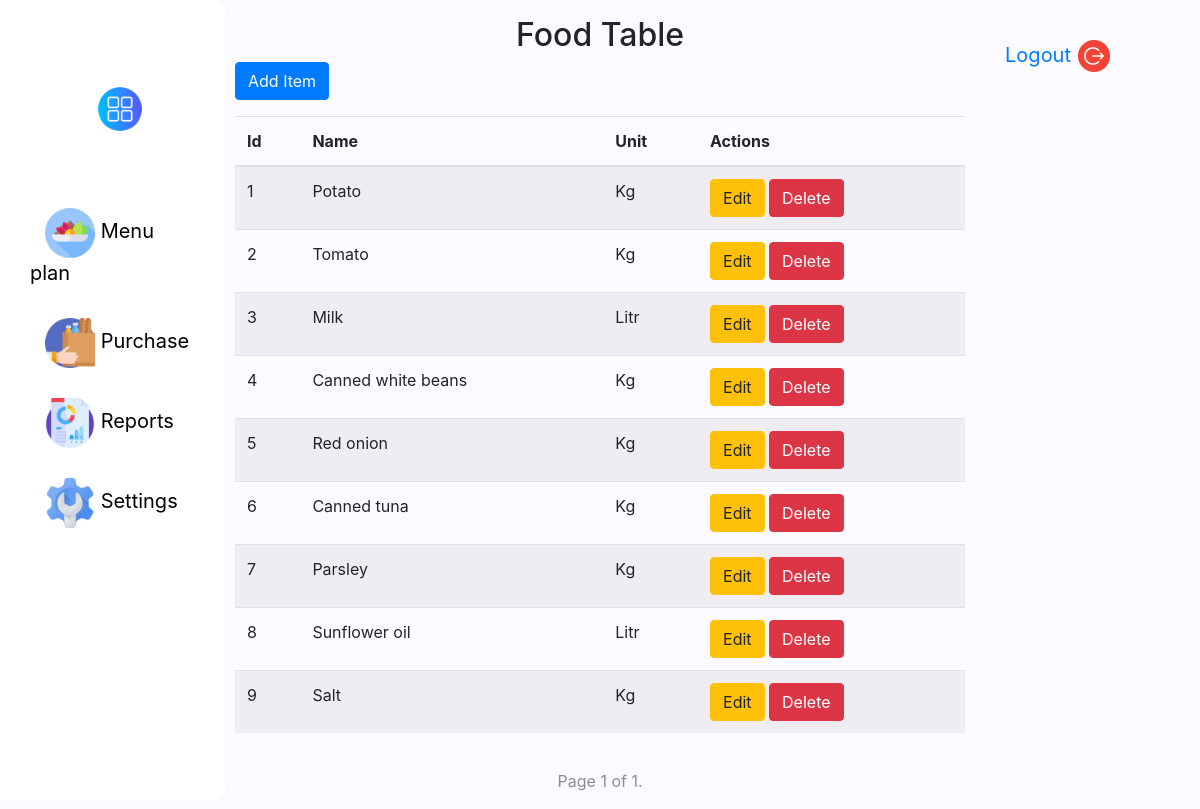
The page /pn/display_table/food/ on the database its author committed.
### pn/models.py (models this page shows, shortened)
class Unit(models.Model):
    name = models.CharField(max_length=255)
    def __str__(self):
        return self.name

class Food(models.Model):
    name = models.CharField(max_length=255)
    unit = models.ForeignKey(Unit, on_delete=models.CASCADE, default=1)

### pn/views.py (the view)
# urls.py: path('display_table/<str:model_name>/', views.display_table, name='display_table'),
def display_table(request, model_name):
    models = {
        'food': Food.objects.all(),
        'unit': Unit.objects.all(),
    }
    paginator = Paginator(models[model_name], 10)  # 10 items per page
    page = request.GET.get('page')
    try:
        items = paginator.page(page)
    except PageNotAnInteger:
        items = paginator.page(1)
    except EmptyPage:
        items = paginator.page(paginator.num_pages)
    context = {
        'model_name': model_name,
        'items': items,
        'fields': [field.name for field in models[model_name].model._meta.fields],
        'item_fields': [{field.name: getattr(item, field.name) for field in item._meta.fields} for item in items],
    }
    return render(request, 'display_table.html', context)

### pn/templates/display_table.html (shortened to what this page needs)
{% extends 'base_template.html' %}
{% block content %}
    <div class="container">
        <div class="row justify-content-center mt-3">
            <h2>{{ model_name|title }} Table</h2>
        </div>
        <div class="row justify-content-left mb-3">
            <a class="btn btn-primary" href="{% url 'add_item_view' model_name=model_name|lower %}">Add Item</a>
        </div>
        <div class="row justify-content-center">
            <div class="table-responsive">
                <table class="table table-striped">
                    <thead>
                        <tr>
                            {% for field in fields %}
                                <th>{{ field|title }}</th>
                            {% endfor %}
                            <th>Actions</th>
                        </tr>
                    </thead>
                    <tbody>
                        {% for item_fields in item_fields %}
                            <tr>
                                {% for field_name, field_value in item_fields.items %}
                                    <td>{{ field_value }}</td>
                                {% endfor %}
                                <td>
                                    <div class="btn-group" role="group">
                                        <form method="post" action="{% url 'edit_item_view' model_name=model_name|lower pk=item_fields.id %}" style="display: inline;">
                                            <button type="submit" class="btn btn-warning">Edit</button>
                                        </form>
                                        <form method="post" action="{% url 'delete_item_view' model_name=model_name|lower pk=item_fields.id %}" style="display: inline;">
                                            <button type="submit" class="btn btn-danger">Delete</button>
                                        </form>
                                    </div>
                                </td>
                            </tr>
                        {% endfor %}
                    </tbody>
                </table>
            </div>
        </div>
        <div class="row justify-content-center">
            <nav aria-label="Page navigation">
                <ul class="pagination">
                    <li class="page-item disabled">
                        Page {{ items.number }} of {{ items.paginator.num_pages }}.
                    </li>
                </ul>
            </nav>
        </div>
    </div>
{% endblock %}

### pn/templates/base_template.html (style rules this page uses)
body { background-color: #FCF9FF; margin: 0; }
.pagination { margin-top: 20px; display: flex; justify-content: center; align-items: center; }
.pagination li { margin: 0 5px; }
.pagination .disabled { color: #868e96; cursor: not-allowed; }

### rows shown on the page
Unit: item_fields "1" "2" "4" "5" "6" "7" "9", name "Kg"
Food: item_fields "Potato"
Food: item_fields "Tomato"
Unit: item_fields "3" "8", name "Litr"
Food: item_fields "Milk"
Food: item_fields "Canned white beans"
Food: item_fields "Red onion"
Food: item_fields "Canned tuna"
Food: item_fields "Parsley"
Food: item_fields "Sunflower oil"
Food: item_fields "Salt"

### other values the page prints
{{ model_name|title }} "Food"
{{ field|title }} "Id" "Name" "Unit"
{{ items.number }} "1"
{{ items.paginator.num_pages }} "1"
